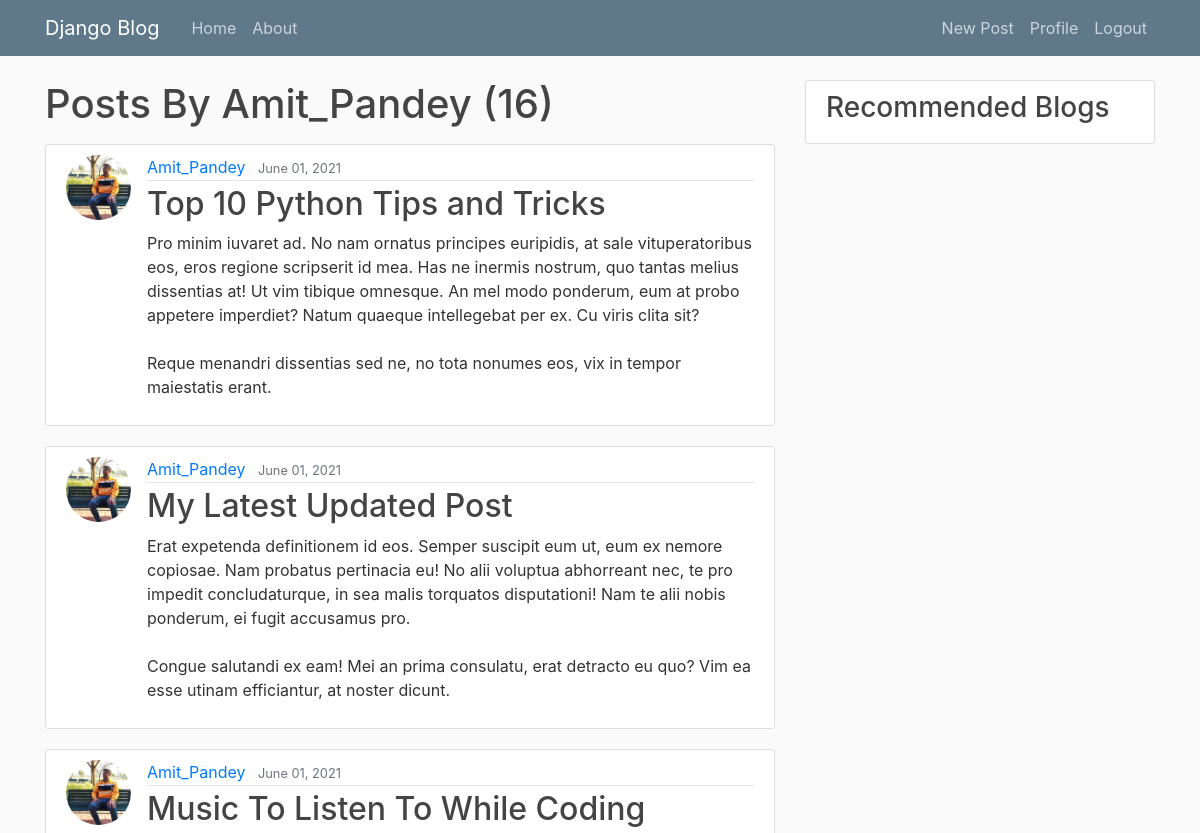
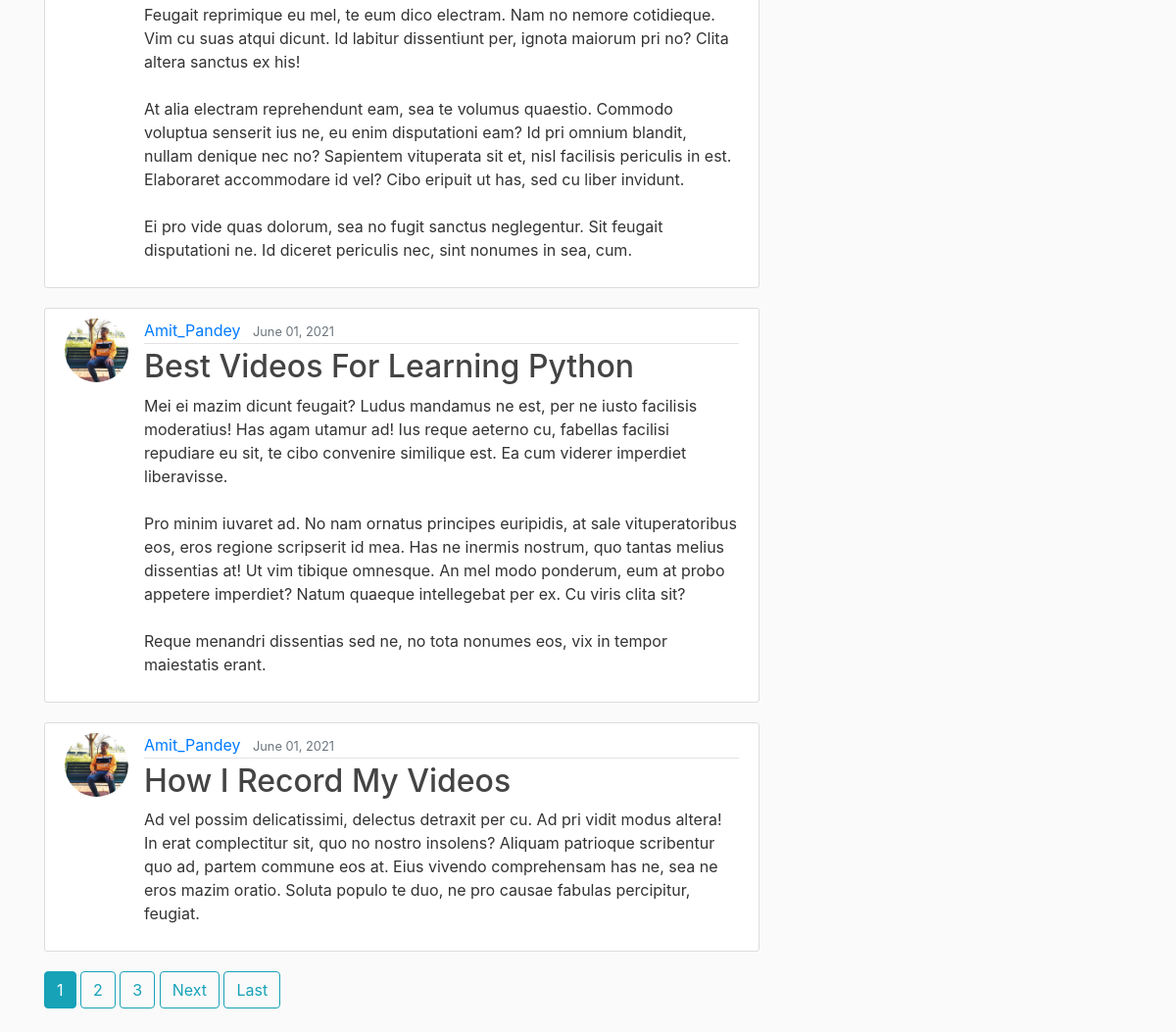
Page /user/Amit_Pandey/ (signed in) on the committed database (2 pictures, top to bottom).
### blog/models.py (models this page shows, shortened)
class Post(models.Model) :
    category = models.ManyToManyField(Category, related_name='posts', blank=True)
    title = models.CharField(max_length=100)
    content = models.TextField()
    date_posted = models.DateTimeField(default = timezone.now )
    author = models.ForeignKey( User , on_delete=models.CASCADE)

### users/models.py (models this page shows, shortened)
class Profile(models.Model) :
    user = models.OneToOneField(User, on_delete=models.CASCADE)
    image = models.ImageField(default='default.jpg', upload_to='profile_pics')

### blog/views.py (the view)
# urls.py: path('user/<str:username>/', UserPostListView.as_view() , name='user-posts'),
class UserPostListView(ListView):
    model = Post
    template_name = 'blog/user_posts.html'  # <app>/<model>_<viewtype>.html
    context_object_name = 'posts'
    paginate_by = 5
    def get_queryset(self):
        user = get_object_or_404(User , username=self.kwargs.get('username'))
        return Post.objects.filter(author=user).order_by('-date_posted')

### blog/templates/blog/user_posts.html (shortened to what this page needs)
{% extends "blog/base.html" %}
{% block content %}
    <h1 class="mb-3">Posts By {{ view.kwargs.username }} ({{ page_obj.paginator.count }}) </h1>
    {% for post in posts %}
        <article class="media content-section">
            <img class="rounded-circle article-img"  src="{{ post.author.profile.image.url }}">
            <div class="media-body">
            <div class="article-metadata">
                <a class="mr-2" href=" {% url 'user-posts' post.author.username  %} ">{{ post.author }}</a>
                <small class="text-muted">{{ post.date_posted|date:"F d, Y" }}</small>
            </div>
            <h2><a class="article-title" href=" {% url 'post-detail' post.id %} ">{{ post.title }}</a></h2>
            <p class="article-content">{{ post.content }}</p>
            </div>
        </article>
    {% endfor %}
    {% if is_paginated %}
        {% for num in page_obj.paginator.page_range %}
            {% if page_obj.number == num %}
                <a class="btn btn-info mb-4" href = "?page={{ num }}">{{ num }}</a>
            {% elif num > page_obj.number|add:'-3' and num < page_obj.number|add:'3' %}
            <a class="btn btn-outline-info mb-4" href = "?page={{ num }}">{{ num }}</a>
            {% endif %}
        {%  endfor %}
        {% if page_obj.has_next %}
        <a class="btn btn-outline-info mb-4" href = "?page={{ page_obj.next_page_number }}">Next</a>
            <a class="btn btn-outline-info mb-4" href = "?page={{ page_obj.paginator.num_pages }}">Last</a>
        {% endif %}
    {% endif %}
{% endblock content %}

### blog/static/blog/main.css (style rules this page uses)
body { background: #fafafa; color: #333333; margin-top: 5rem; }
h1, h2, h3, h4, h5, h6 { color: #444444; }
.content-section { background: #ffffff; padding: 10px 20px; border: 1px solid #dddddd; border-radius: 3px; margin-bottom: 20px; }
.article-title { color: #444444; }
.article-content { white-space: pre-line; }
.article-img { height: 65px; width: 65px; margin-right: 16px; }
.article-metadata { padding-bottom: 1px; margin-bottom: 4px; border-bottom: 1px solid #e3e3e3 }

### rows in the picture
Post: author.profile.image (picture), author "Amit_Pandey", date_posted "June 01, 2021", title "Top 10 Python Tips and Tricks", content "Pro minim iuvaret ad. No nam ornatus principes euripidis, at sale vituperatoribus eos, eros regione scripserit id mea. Has ne inermis nostrum, quo tantas melius dissentias at! Ut vim tibique omnesque. An mel modo ponderum, eum at probo appetere imperdiet? Natum quaeque intellegebat per ex. Cu viris clita sit? Reque menandri dissentias sed ne, no tota nonumes eos, vix in tempor maiestatis erant."
Post: author.profile.image (picture), author "Amit_Pandey", date_posted "June 01, 2021", title "My Latest Updated Post", content "Erat expetenda definitionem id eos. Semper suscipit eum ut, eum ex nemore copiosae. Nam probatus pertinacia eu! No alii voluptua abhorreant nec, te pro impedit concludaturque, in sea malis torquatos disputationi! Nam te alii nobis ponderum, ei fugit accusamus pro. Congue salutandi ex eam! Mei an prima consulatu, erat detracto eu quo? Vim ea esse utinam efficiantur, at noster dicunt."
Post: author.profile.image (picture), author "Amit_Pandey", date_posted "June 01, 2021", title "Music To Listen To While Coding", content "Feugait reprimique eu mel, te eum dico electram. Nam no nemore cotidieque. Vim cu suas atqui dicunt. Id labitur dissentiunt per, ignota maiorum pri no? Clita altera sanctus ex his! At alia electram reprehendunt eam, sea te volumus quaestio. Commodo voluptua senserit ius ne, eu enim disputationi eam? Id pri omnium blandit, nullam denique nec no? Sapientem vituperata sit et, nisl facilisis periculis in est. Elaboraret accommodare id vel? Cibo eripuit ut has, sed cu liber invidunt. Ei pro vide quas dolorum, sea no fugit sanctus neglegentur. Sit feugait disputationi ne. Id diceret periculis nec, sint nonumes in sea, cum."
Post: author.profile.image (picture), author "Amit_Pandey", date_posted "June 01, 2021", title "Best Videos For Learning Python", content "Mei ei mazim dicunt feugait? Ludus mandamus ne est, per ne iusto facilisis moderatius! Has agam utamur ad! Ius reque aeterno cu, fabellas facilisi repudiare eu sit, te cibo convenire similique est. Ea cum viderer imperdiet liberavisse. Pro minim iuvaret ad. No nam ornatus principes euripidis, at sale vituperatoribus eos, eros regione scripserit id mea. Has ne inermis nostrum, quo tantas melius dissentias at! Ut vim tibique omnesque. An mel modo ponderum, eum at probo appetere imperdiet? Natum quaeque intellegebat per ex. Cu viris clita sit? Reque menandri dissentias sed ne, no tota nonumes eos, vix in tempor maiestatis erant."
Post: author.profile.image (picture), author "Amit_Pandey", date_posted "June 01, 2021", title "How I Record My Videos", content "Ad vel possim delicatissimi, delectus detraxit per cu. Ad pri vidit modus altera! In erat complectitur sit, quo no nostro insolens? Aliquam patrioque scribentur quo ad, partem commune eos at. Eius vivendo comprehensam has ne, sea ne eros mazim oratio. Soluta populo te duo, ne pro causae fabulas percipitur, feugiat."

### other values in the picture
{{ view.kwargs.username }} "Amit_Pandey"
{{ page_obj.paginator.count }} "16"
{{ num }} "1"
{{ num }} "2" "3"
